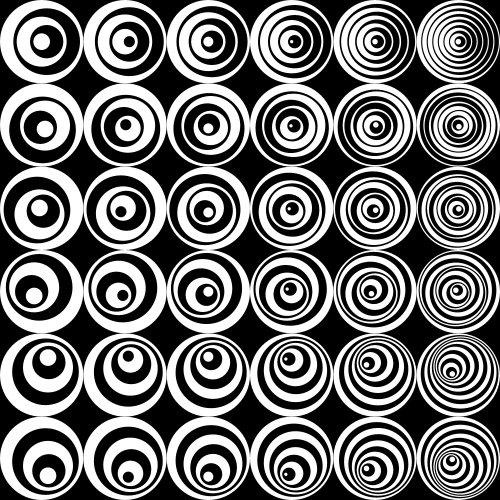
Frame 1 (no input)
Frame 2 (the mouse pressed at the canvas centre, redrawn once): identical to frame 1, image omitted

The Processing sketch that drew this single still picture (run headless with seeded random() and noise(); the mouse was pressed at the canvas centre and the sketch redrawn once):

// Processing sketch: processing_164058
// ── processing_164058.pde

int c = 255;

void setup() {
    size(500, 500);
    noStroke();
    noLoop();
}

void draw() {
    background(0);
    int nTiles = 6;
    float s = width / (float) nTiles;
    translate(s * 0.5, s * 0.5);

    float ratio = width / 500.0;
    for (int y = 0; y < nTiles; y++) {
        for (int x = 0; x < nTiles; x++) {
            pushMatrix();
            translate(s * x, s * y);
            scale(s / (float) width);
            c = 255;
            float foo = map(x, 0, nTiles, 50, 10) * ratio;
            float bar = map(y, 0, nTiles, -PI, PI / 3);
            cic(width / 2, foo, 0, bar); 
            popMatrix();
        }
    }
}

void cic(float radius, float rSub, float angle, float aAdd) {
    pushMatrix();
    do {
        fill(c);
        c = 255 - c;
        ellipse(0, 0, radius * 2, radius * 2);
        radius -= rSub;
        angle += aAdd;
        float r = rSub * 0.6;
        float x = cos(angle + aAdd) * r;
        float y = sin(angle + aAdd) * r;
        translate(x, y);
    } while(radius >= 1);
    popMatrix();
}
